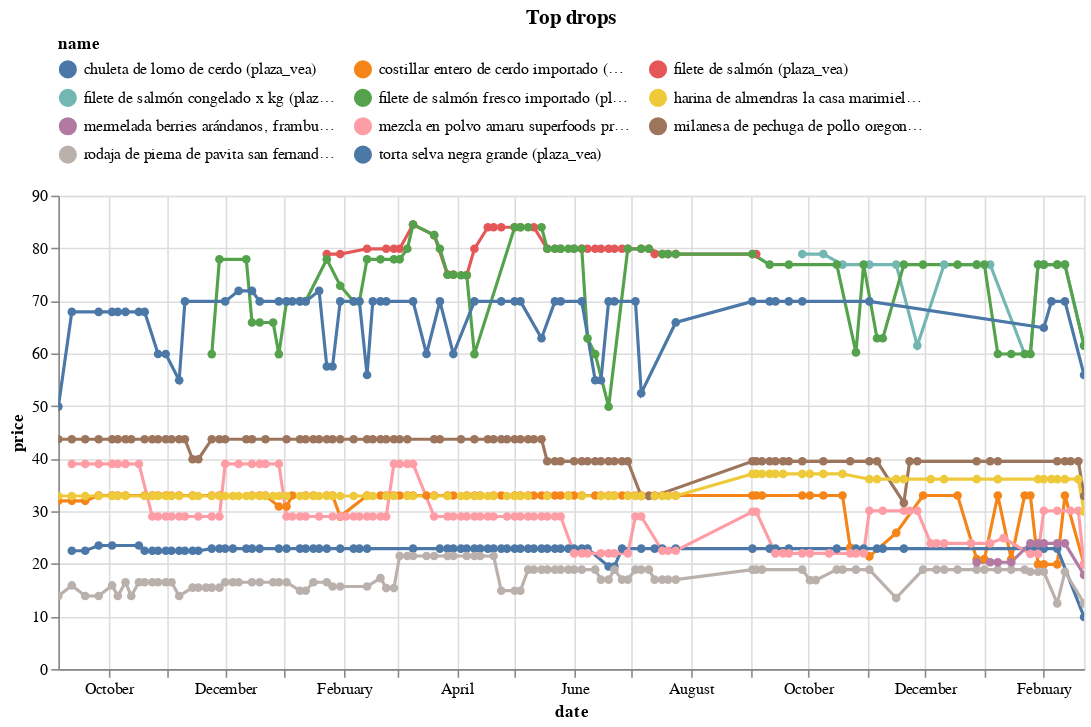

Source (notebook cell):
### Code cell
(top_changes_abs
 .sort_values('change')
 .head(10)
 .pipe(plot_changes, 'Top drops')
)

### Figure 1 — Vega-Lite specification as saved in the notebook (floating-point values rounded to 4 significant figures; data arrays with more than 128 entries replaced by an {"elided": "..."} marker saying what was removed)
{"config": {"view": {"continuousWidth": 300, "continuousHeight": 300}, "legend": {"columns": 3, "orient": "top"}}, "data": {"name": "data-bfac253b8c00aec9469a3ffc0de13191"}, "mark": {"type": "line", "point": true}, "encoding": {"color": {"field": "name", "scale": {"domain": ["chuleta de lomo de cerdo (plaza_vea)", "costillar entero de cerdo importado (plaza_vea)", "filete de salmón (plaza_vea)", "filete de salmón congelado x kg (plaza_vea)", "filete de salmón fresco importado (plaza_vea)", "harina de almendras la casa marimiel doypaack 200g (plaza_vea)", "mermelada berries arándanos, frambuesa y mora pote 260g (plaza_vea)", "mezcla en polvo amaru superfoods protein pancake de lúcuma caja 350g (plaza_vea)", "milanesa de pechuga de pollo oregon foods súper rancheras bolsa 900g (plaza_vea)", "rodaja de pierna de pavita san fernando congelado (plaza_vea)", "torta selva negra grande (plaza_vea)"]}, "type": "nominal"}, "tooltip": [{"field": "name", "type": "nominal"}, {"field": "price", "type": "quantitative"}, {"field": "last_price", "type": "quantitative"}], "x": {"field": "date", "type": "temporal"}, "y": {"field": "price", "type": "quantitative"}}, "params": [{"name": "param_9", "select": {"type": "point", "fields": ["name"]}, "bind": "legend"}, {"name": "param_10", "select": {"type": "interval", "encodings": ["x", "y"]}, "bind": "scales"}], "title": "Top drops", "transform": [{"filter": {"param": "param_9"}}], "width": 650, "$schema": "https://vega.github.io/schema/vega-lite/v5.16.3.json", "datasets": {"data-bfac253b8c00aec9469a3ffc0de13191": {"elided": "740 records"}}}
